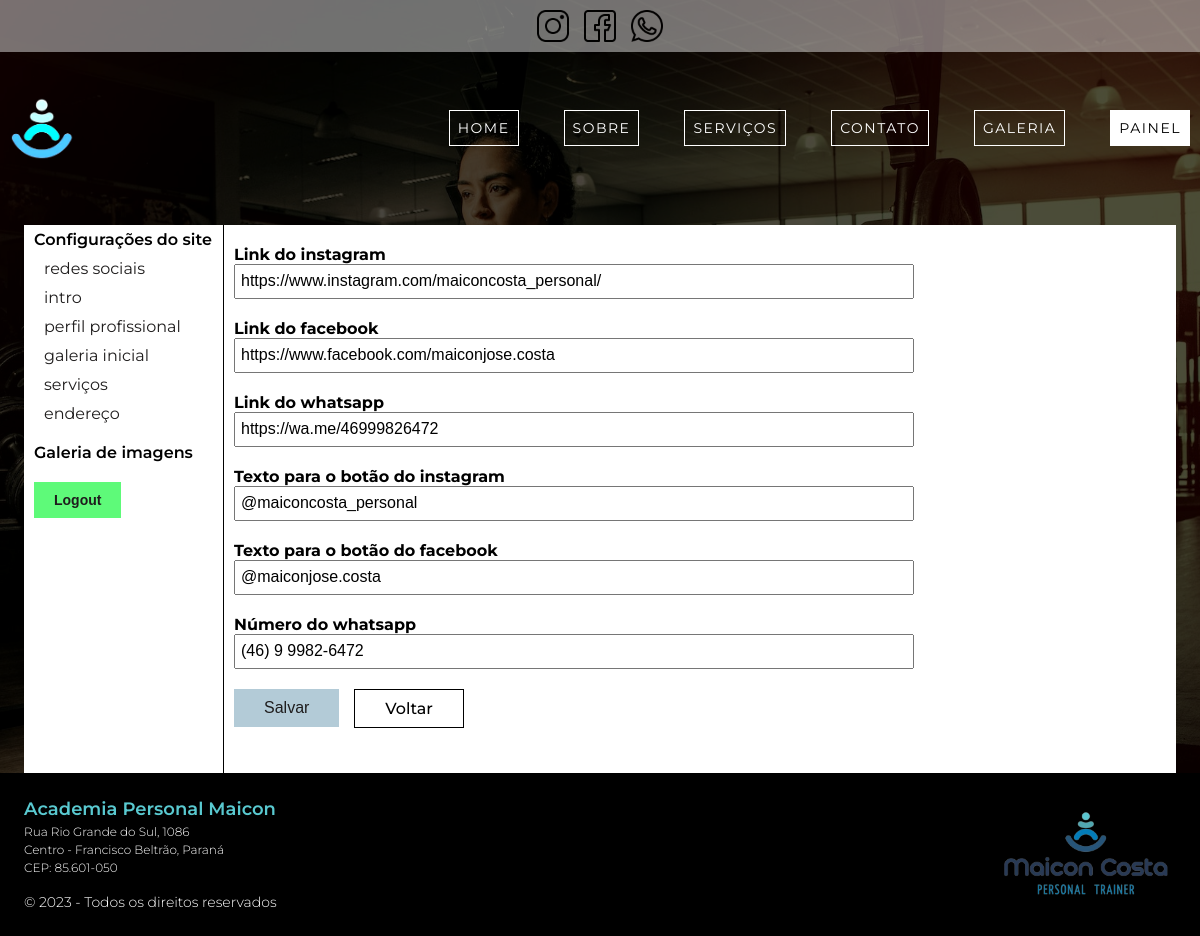
Screenshot of /author/dashboard/settings/socialnetwork/edit/ (signed in) with the database file from the repository.
### app_home/models.py (models this page shows, shortened)
class SocialNetwork(models.Model):
    instagram_link = models.CharField(max_length=255,
                                      default='',
                                      verbose_name='link do instagram',
                                      )
    facebook_link = models.CharField(max_length=255,
                                     default='',
                                     verbose_name='link do facebook',
                                     )
    whatsapp_link = models.CharField(max_length=255,
                                     default='',
                                     verbose_name='link do whatsapp',
                                     )
    instagram_text = models.CharField(max_length=255,
                                      default='',
                                      verbose_name=('texto para o botão'
                                                    ' do instagram'),
                                      )
    facebook_text = models.CharField(max_length=255,
                                     default='',
                                     verbose_name=('texto para o botão'
                                                   ' do facebook'),
                                     )
    whatsapp_phone = models.CharField(max_length=255,
                                      default='',
                                      verbose_name='número do whatsapp',
                                      )
    class Meta:
        verbose_name = 'Redes Sociais'
        verbose_name_plural = 'Redes Sociais'

class Adress(models.Model):
    name = models.CharField(max_length=255,
                            default='',
                            verbose_name='nome do estabelecimento',
                            )
    adress = models.CharField(max_length=255,
                              default='',
                              verbose_name='endereço',
                              )
    city = models.CharField(max_length=255,
                            default='',
                            verbose_name='bairro e cidade',
                            )
    postal = models.CharField(max_length=255,
                              default='',
                              verbose_name='cep',
                              )
    class Meta:
        verbose_name = 'Endereço'
        verbose_name_plural = 'Endereço'

### author/views/social.py (the view)
@login_required(redirect_field_name='next', login_url='author:login')
def settings_socialnetwork(request: HttpRequest):
    social: SocialNetwork = SocialNetwork.objects.first()
    form: ModelForm = f.SocialNetworkForm(
        data=request.POST or None,
        files=request.FILES or None,
        instance=social,
        )
    if form.is_valid():
        form.save()
        messages.success(request, 'Dados salvos com sucesso.')
        return redirect('author:socialnetwork')
    return render(request, 'author/partials/_socialnetwork.html', context={
        'form': form,
        'button_to_back_action': reverse('author:dashboard'),
    })

### author/forms/form_settings.py (shortened to what this page needs)
class SocialNetworkForm(ModelForm):
    def __init__(self, *args, **kwargs):
        super().__init__(*args, **kwargs)
        self._form_errors: defaultdict[list] = defaultdict(list)
    class Meta:
        model = SocialNetwork
        fields = '__all__'

### app_home/context_processor.py (called while the page is built)
def adress(request: HttpRequest):
    adress = Adress.objects.first()
    return {
        'adress': adress
    }

### author/templates/author/partials/_socialnetwork.html
{% extends 'author/pages/dashboard.html' %}
{% block settings %}
    {% include 'author/partials/_baseform.html' %}
{% endblock %}

### author/templates/author/partials/_baseform.html (shortened to what this page needs)
<form
    action="{{ form_action }}"
    class="C-form"
    method="POST"
    enctype="multipart/form-data">
    {% for field in form %}
        <div class="C-form__div">
            <label for="{{ field.id_for_label }}" class="C-form__label">
                {{ field.label }}
            </label>
            {{ field }}
        </div>
    {% endfor %}
    <div class="C-buttons center_flex_row">
        <button type="submit" class="C-form__button">salvar</button>
        <a class="C-form__button C-button_to_back" href="{{ button_to_back_action }}">voltar</a>
    </div>
</form>

### base_template/global/partials/_footer.html
{% load static %}
<div class="C-footer__details">
    <a class="C-footer__link" href="{% url 'author:login' %}">
        <p class="C-footer__title">{{ adress.name }}</p>
    </a>
    <p class="C-footer__adress">{{ adress.adress }}</p>
    <p class="C-footer__adress">{{ adress.city }}</p>
    <p class="C-footer__adress">{{ adress.postal }}</p>
    <p class="C-footer__copy"> &copy; 2023 - Todos os direitos reservados</p>
</div>
<div class="C-footer__logo">
    <img src="{% static 'global/images/logo.png' %}" alt="">
</div>

### base_static/global/css/style.css (style rules this page uses)
* { margin: 0; padding: 0; box-sizing: border-box; }
:root { --blue-0: #C5FFFD; --blue-1: #B3CBD7; --blue-2: #59C9D0; --blue-3: #067CB8; --blue-4: #0B7DB2; --blue-4: #26557A; --blue-5: #283958; --blue-5-transparent: #2839589c; --blue-facebook: #1976D2; --orange-1: #ED541C; --orange-1-instagram: #FA851D; --orange-2-instagram: #F55031; --orange-3-instagram: #B43179; --orange-4-instagram: #B52F8C; --light-white: #FBFBFB; --standard-white: #ffffff; --standard-black: #000000; --black-transparent-bg: rgba(0, 0, 0, 0.7); --gray-1: rgb(65, 63, 63); --green-1-whatsapp: #30BF2E; --green-2-whatsapp: #5EFA79; --standard-gray: #1f1d1d; --standard-red: rgba(179, 46, 46, 0.863); --std-white-transparent: rgba(255, 255, 255, 0.288); --std-white-transparent-2: rgba(255, 255, 255, 0.548); --font-montserrat: 'Montserrat', sans-serif; --font-oswald: 'Oswald', sans-serif; }
html, body { font-family: var(--font-montserrat); height: 100%; }
.center_flex_row { display: flex; justify-content: center; align-items: center; }
.C-body { display: grid; grid-template-columns: 1fr; grid-template-rows: auto 1fr auto; grid-template-areas: "header" "main" "footer"; background-color: var(--black-transparent-bg); background-image: url('../images/bg-body-img_m.jpg'); background-position: center top; background-size: cover; background-repeat: no-repeat; background-attachment: fixed; }
.C-form { width: 100%; max-width: 1024px; }
.C-form__div { margin-bottom: 20px; }
.C-form__label { display: block; font-weight: 700; }
.C-form__div { width: 100%; max-width: 680px; }
.C-form__div > input { width: 100%; height: 35px; outline: none; font-size: 16px; padding: 5px; }
.C-buttons { justify-content: flex-start; align-items: flex-start; column-gap: 15px; row-gap: 15px; flex-wrap: wrap; margin-bottom: 25px; }
.C-form__button, .C-button_to_back { font-size: 16px; width: auto; padding: 10px 30px; background-color: var(--blue-1); color: var(--standard-gray); font-weight: 300; text-transform: capitalize; outline: none; border: none; cursor: pointer; display: block; }
.C-button_to_back { background-color: transparent; border: 1px solid var(--standard-black); text-decoration: none; font-weight: 500; color: var(--standard-black); padding: 9px 30px; }
.C-footer__link { text-decoration: none; }
.C-footer__title { font-size: 18px; font-weight: 600; color: var(--blue-2); line-height: 1.5; }
.C-footer__adress, .C-footer__copy { color: white; font-size: 12px; font-weight: 300; line-height: 1.5; }
.C-footer__copy { padding-top: 15px; font-size: 14px; }
.C-footer__logo { width: 100%; max-width: 180px; }
.C-footer__logo img { width: 100%; }
@media screen and (min-width: 1024px) { html, body { scroll-behavior: smooth; } }

### rows the page displays
SocialNetwork: form "https://www.instagram.com/maiconcosta_personal/" "https://www.facebook.com/maiconjose.costa" "https://wa.me/46999826472" "@maiconcosta_personal" "@maiconjose.costa" "(46) 9 9982-6472"
Adress: name "Academia Personal Maicon", adress "Rua Rio Grande do Sul, 1086", city "Centro - Francisco Beltrão, Paraná", postal "CEP: 85.601-050"

### other values shown
{{ field.label }} "Link do instagram" "Link do facebook" "Link do whatsapp" "Texto para o botão do instagram" "Texto para o botão do facebook" "Número do whatsapp"
